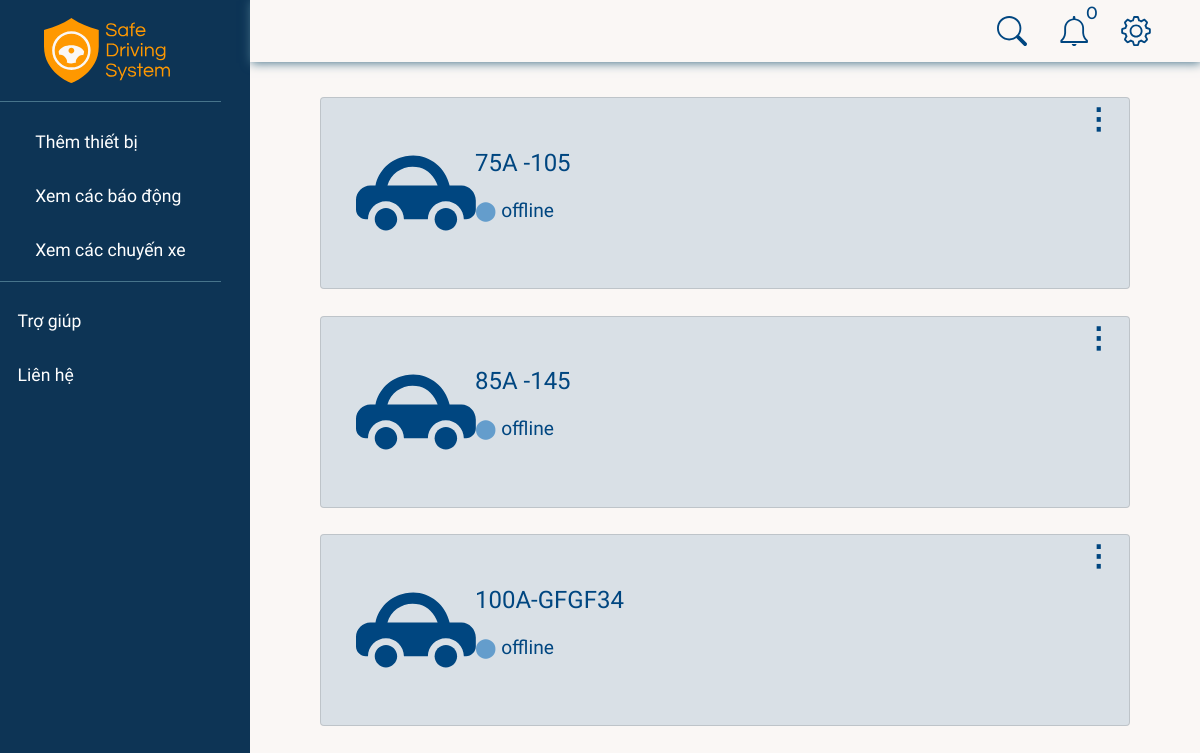
Before: /home/ (signed in) with the older database file.
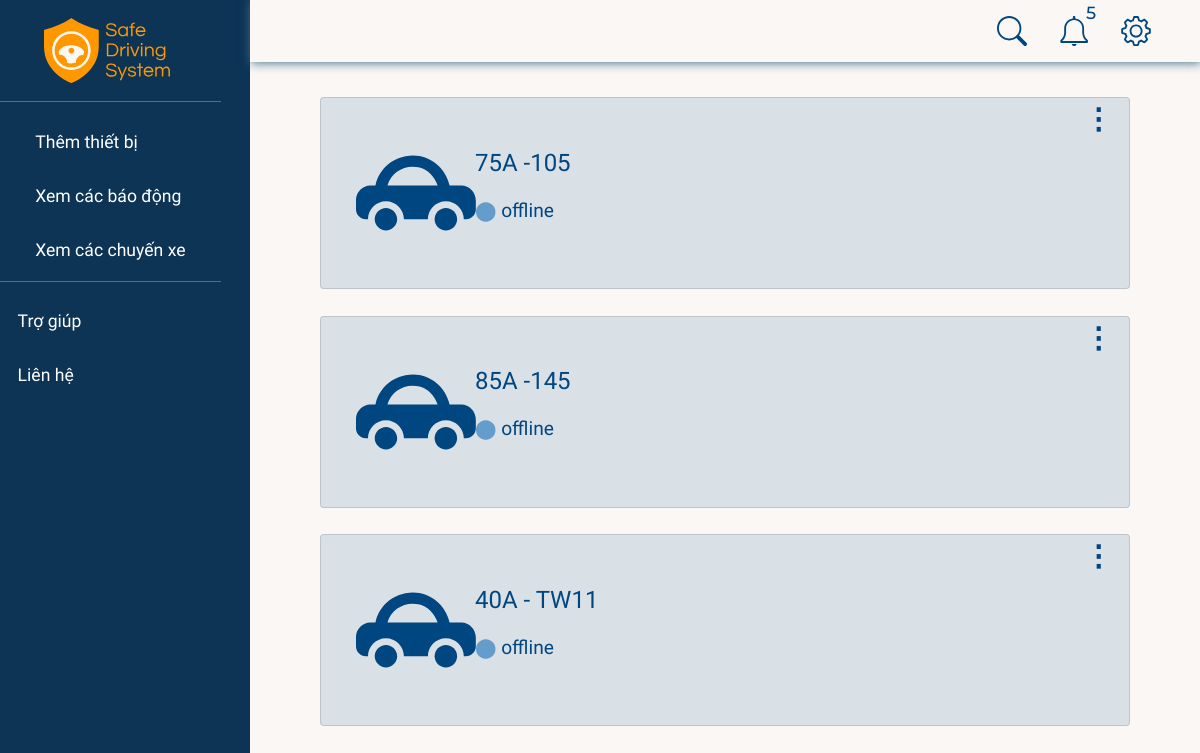
After: the same page with the newer database file.
### accounts/models.py (models this page shows, shortened)
class Car(models.Model):
    class Meta:
        constraints = [
            models.UniqueConstraint(fields=["licensePlate"], name="licensePlate"),
        ]
    name = models.CharField(max_length=50)
    licensePlate = models.CharField(max_length=20, null=True)
    boughtDate = models.DateTimeField(auto_now_add=True, null=True)
    company = models.ForeignKey(Company, null=True, on_delete=models.CASCADE)

class RaspDevice(models.Model):
    class Meta:
        constraints = [
            models.UniqueConstraint(fields=["password"], name="password"),
        ]
    STATUS = (
        ("online", "online"),
        ("offline", "offline"),
    )
    name = models.CharField(max_length=50)
    car = models.OneToOneField(Car, null=True, on_delete=models.SET_NULL, blank=True)
    status = models.CharField(
        max_length=50, null=True, blank=True, choices=STATUS, default="offline"
    )
    password = models.CharField(max_length=8, null=True, blank=True)
    dateAdded = models.DateTimeField(auto_now_add=True)
    company = models.ForeignKey(Company, null=True, blank=True, on_delete=models.CASCADE)

### accounts/views.py (the view, shortened to what this page needs)
# urls.py: path("home/", views.home, name="home"),
@login_required(login_url="/")
def home(request):
    company = request.user.profile.company
    cars = Car.objects.filter(company=company)
    searchKey = request.GET.get("search-key")
    if searchKey != '' and searchKey is not None:
        cars = cars.filter(licensePlate__icontains=searchKey)
    lastestAlerts, unreadCounts = getNotifications(company)
    context = {"cars": cars, "notifications": lastestAlerts, "unreadNotis": unreadCounts}
    return render(request, "content.html", context)

### accounts/views.py (called while the page is built)
def getNotifications(company):
    lastestAlerts = Alert.objects.filter(drive__device__company=company).order_by('-timeOccured')[:5]
    unreadCounts = 0
    for alert in lastestAlerts:
        unreadCounts = (unreadCounts + 1) if not alert.isRead else unreadCounts
    return lastestAlerts, unreadCounts

### accounts/templates/content.html (shortened to what this page needs)
{% extends 'base.html' %}
{% load static %}
{% block modal %}
{% include "sidebar-add.html" %}
{% endblock modal %}
{% block content %}
{% include "navbar-search.html" %}
<div class="content-container">
    {% for car in cars %}
    <div class="card" id="{{ car.licensePlate }}">
        <div class="card-body row">
            <div class="avt col-lg-2 col-3">
                <img src="{% static '/images/web/car-image.svg' %}" alt="">
            </div>
            <div class="info col-lg-9 col-7">
                <p class="license-plate">{{ car.licensePlate }}</p>
                <p> <span
                    {% if car.raspdevice.status == 'offline' %}
                    class="deactive-circle"
                    {% else %}
                    class="active-circle"
                    {% endif %}>&#11044;
                    </span>
                    {{ car.raspdevice.status }}
                </p>
            </div>
            <div class="more col-lg-1 col-2 dropdown">
                <a href="#" type="button" id="dropdownMenu-carxxx" data-toggle="dropdown" aria-haspopup="true"
                    aria-expanded="true">&#8942;</a>
            </div>
        </div>
    </div>
    {% endfor %}
    <br>
</div>
{% endblock content%}

### accounts/templates/base.html (shortened to what this page needs)
{% load static %}
<!DOCTYPE html>
<html lang="en" dir="ltr">
    <head>
        <link
            rel="stylesheet"
            href="https://maxcdn.bootstrapcdn.com/bootstrap/4.0.0/css/bootstrap.min.css"
        />
        <link
            rel="stylesheet"
            href="{% static '/css/main.css' %}"
            type="text/css"
        />
        <link
            rel="stylesheet"
            href="{% static '/css/content.css' %}"
            type="text/css"
        />
    </head>
    <body class="wrapper">
        {% block modal %} {% endblock %}
        <div id="content">
            {% block content %}
            {% endblock %}
        </div>
    </body>
</html>

### accounts/templates/sidebar-add.html
{% load static %}
<nav id="sidebar">
    <div class="sidebar-content">
        <div class="sidebar-header">
            <a href="{% url 'home' %}"><img src="{% static '/images/web/branch-yellow.svg' %}"></a>
        </div>
        <ul class="list-unstyled components">
            <li class="active">
                <a href="#" data-toggle="modal" data-target="#DeviceModal">Thêm thiết bị</a>
            </li>
            <li class="active">
                <a href="{% url 'alerts' %}">Xem các báo động</a>
            </li>
            <li class="active">
                <a href="{% url 'drives' %}">Xem các chuyến xe</a>
            </li>
        </ul>
        <ul class="list-unstyled">
            <li>
                <a href="#">Trợ giúp</a>
            </li>
            <li>
                <a href="#">Liên hệ</a>
            </li>
        </ul>
    </div>
</nav>

### accounts/templates/navbar-search.html (shortened to what this page needs)
{% load static %}
<nav class="navbar navbar-expand top-nav sticky-top d-flex">
    <div class=" justify-content-end">
        <ul class="navbar-nav">
            <li class="nav-item">
                <a class="nav-link" data-toggle="modal" data-target="#SearchModal" href="#">
                    <img src="{% static '/images/web/search-vector.svg' %}" alt="Tìm kiếm">
                </a>
            </li>
            <li class="nav-item dropdown" id="dropdown-notification">
                <a class="nav-link dropdown-toggle" data-toggle="dropdown" href="#" aria-haspopup="true"
                    aria-expanded="true">
                    <img src="{% static '/images/web/noti-vector.svg' %}" alt="Thông báo">
                    <span id="noti-count">{{ unreadNotis }}</span>
                </a>
            </li>
            <li class="nav-item dropdown">
                <a class="nav-link dropdown-toggle" data-toggle="dropdown" href="#">
                    <img src="{% static '/images/web/setting-vector.svg' %}" alt="Cài đặt">
                </a>
            </li>
        </ul>
    </div>
</nav>

### static/css/main.css (style rules this page uses)
:root { --bg-color: #FAF7F5; --navy: #004680; --dark-navy: #002A4D; --black-pearl: #001E37; --yellow: #FF9800; --selective-yellow: #FFB800; --amber: #FFBE0F; --vivid-orange: #EB5E0B; --green: #7BD96C; --red: #F15E5E; --cyan-blue: #649DCC; --font1: 'Montserrat', sans-serif; --font2: 'Questrial', sans-serif; --font3: 'Raleway', sans-serif; --video-ratio: calc(16 / 9); }
*, *::before, *::after { box-sizing: border-box; outline: none; }
body { margin: 0; padding: 0; background-color: var(--bg-color); font-family: var(--font2); font-size: 1.1rem; color: var(--navy); min-height: 100vh; }
.top-nav { padding: 0 2rem 0 2rem; margin: 0; }
.top-nav ul { display: flex; padding: 0; margin: 0; list-style: none; }
.top-nav .nav-item > a { color: inherit; font-family: var(--font1); font-weight: 500; font-size: 1.1rem; text-decoration: none; padding: 1.0rem; vertical-align: middle; cursor: pointer; }
.top-nav .nav-item img { margin: 0 0.5rem; }

### static/css/content.css (style rules this page uses)
.card { background-color: rgba(0, 70, 128, 0.13); margin-bottom: 1.5em; font-style: var(--font2); }
.card-body, .card-detail { font-size: 1.2rem; }
.card-body { display: flex; flex-direction: row; align-items: center; padding: 0 1rem 0 1.25rem; }
.license-plate { font-style: var(--font1); font-size: 1.5rem; }
.deactive-circle { color: var(--cyan-blue); }
.card .avt { margin: 1.25rem 0; }
.card .info { align-items: center; margin: 1.25rem 0; }
.card .more { font-weight: bold; font-size: 1.8rem; text-align: right; align-self: flex-start; }
.more a { color: var(--navy); }
.dropdown-toggle::after { content: none; }
#dropdown-notification { position: relative; }
#noti-count { position: absolute; top: 0; left: 70%; }
.wrapper { display: flex; width: 100%; align-items: stretch; }
#content { width: inherit; }
.navbar { display: block; background-color: var(--bg-color); box-shadow: 1px 1px 10px #47748b; }
.content-container { padding: 2em 4em; background: var(--bg-color); }
.sidebar-content { position: fixed; }
#sidebar { min-width: 250px; max-width: 250px; min-height: 100vh; background-color: rgba(0, 42, 77, 0.95); color: white; }
#sidebar ul li { line-height: 10px; padding: 1em 1em; }
.sidebar-header img { margin: 0; padding: 1em 2.5em; width: 100%; border-bottom: 1px solid #47748b; }
#sidebar ul.components { padding: 1em 1em 0 1em; border-bottom: 1px solid #47748b; }
#sidebar ul li a { color: white; font-size: 1em; display: block; padding-bottom: 0.5em; text-decoration: none; }

Changed rows visible on the page:
removed Car: licensePlate "100A-GFGF34", raspdevice.status "offline"
added Car: licensePlate "40A - TW11", raspdevice.status "offline"
Other visible differences:
{{ unreadNotis }}: "0" → "5"
